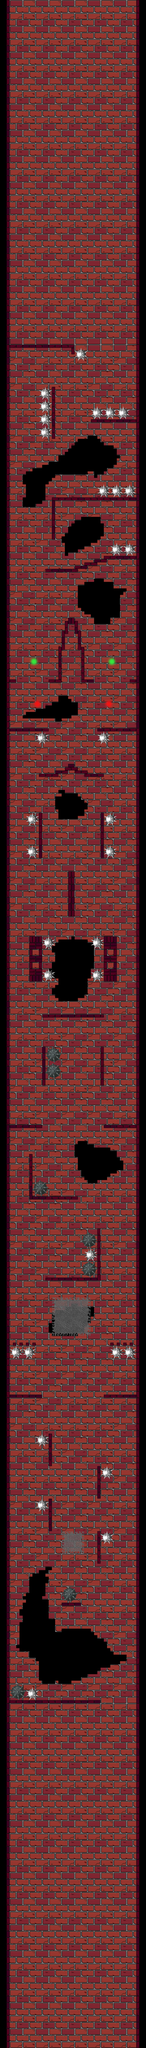

Below is a game level as drawn by its tile map, then a one-line description and the .tmx that defines it (tile-layer data replaced by summaries):
An orthogonal 45x630 tile map with 32x32 px tiles, 4 tile layers (background, walls, teleports, dead_things), 2 tilesets and 129 objects.

<map version="1.9" tiledversion="1.9.2" orientation="orthogonal" renderorder="right-down" width="45" height="630" tilewidth="32" tileheight="32" infinite="0" nextlayerid="20" nextobjectid="283">
 <tileset firstgid="1" source="map_sprite.tsx" />
 <tileset firstgid="1025" source="../map_sprite.tsx" />
 <layer id="16" name="background" width="45" height="630">
  <data>[28350 cells, 0 non-empty, 0 distinct tile ids]</data>
 </layer>
 <layer id="2" name="walls" width="45" height="630">
  <data>[28350 cells, 24235 non-empty, 135 distinct tile ids]</data>
 </layer>
 <layer id="3" name="teleports" width="45" height="630">
  <data>[28350 cells, 36 non-empty, 18 distinct tile ids]</data>
 </layer>
 <layer id="5" name="dead_things" width="45" height="630">
  <data>[28350 cells, 896 non-empty, 90 distinct tile ids]</data>
 </layer>
 <objectgroup id="6" name="walls">
  <object id="148" x="-128" y="0" width="224" height="20160" />
  <object id="149" x="1344" y="0" width="224" height="20160" />
 </objectgroup>
 <objectgroup id="7" name="walls_inside_tower">
  <object id="150" x="64" y="16736" width="928" height="32" />
  <object id="151" x="480" y="14752" width="32" height="320" />
  <object id="152" x="960" y="15072" width="32" height="320" />
  <object id="153" x="960" y="14432" width="32" height="320" />
  <object id="154" x="480" y="14112" width="32" height="320" />
  <object id="155" x="1024" y="13728" width="352" height="32" />
  <object id="156" x="64" y="13728" width="352" height="32" />
  <object id="157" x="128" y="13216" width="32" height="32" />
  <object id="158" x="192" y="13216" width="32" height="32" />
  <object id="159" x="256" y="13216" width="32" height="32" />
  <object id="160" x="320" y="13216" width="32" height="32" />
  <object id="161" x="1088" y="13216" width="32" height="32" />
  <object id="162" x="1152" y="13216" width="32" height="32" />
  <object id="163" x="1216" y="13216" width="32" height="32" />
  <object id="164" x="1280" y="13216" width="32" height="32" />
  <object id="165" x="448" y="12576" width="544" height="32" />
  <object id="166" x="960" y="12096" width="32" height="512" />
  <object id="167" x="288" y="11776" width="480" height="32" />
  <object id="168" x="288" y="11360" width="32" height="448" />
  <object id="169" x="64" y="11072" width="352" height="32" />
  <object id="170" x="1024" y="11072" width="352" height="32" />
  <object id="171" x="992" y="10304" width="32" height="384" />
  <object id="172" x="416" y="10304" width="32" height="384" />
  <object id="173" x="416" y="9984" width="608" height="32" />
  <object id="174" x="1024" y="9216" width="128" height="448" />
  <object id="175" x="288" y="9216" width="128" height="448" />
  <object id="176" x="672" y="8576" width="64" height="448" />
  <object id="177" x="384" y="8000" width="32" height="448" />
  <object id="178" x="992" y="8000" width="32" height="448" />
  <object id="179" x="384" y="7616" width="192" height="32" />
  <object id="180" x="544" y="7584" width="32" height="64" />
  <object id="181" x="544" y="7584" width="128" height="32" />
  <object id="182" x="640" y="7552" width="32" height="64" />
  <object id="183" x="640" y="7552" width="128" height="32" />
  <object id="184" x="672" y="7520" width="64" height="64" />
  <object id="185" x="736" y="7552" width="32" height="64" />
  <object id="186" x="736" y="7584" width="128" height="32" />
  <object id="187" x="832" y="7584" width="32" height="64" />
  <object id="189" x="832" y="7616" width="192" height="32" />
  <object id="190" x="960" y="7168" width="416" height="32" />
  <object id="191" x="64" y="7168" width="416" height="32" />
  <object id="192" x="64" y="6688" width="96" height="32" />
  <object id="193" x="1280" y="6688" width="96" height="32" />
  <object id="194" x="800" y="6688" width="128" height="32" />
  <object id="195" x="480" y="6688" width="128" height="32" />
  <object id="196" x="576" y="6368" width="32" height="352" />
  <object id="197" x="800" y="6368" width="32" height="352" />
  <object id="198" x="768" y="6368" width="64" height="32" />
  <object id="199" x="576" y="6368" width="64" height="32" />
  <object id="200" x="608" y="6208" width="32" height="192" />
  <object id="201" x="608" y="6208" width="64" height="32" />
  <object id="203" x="736" y="6208" width="64" height="32" />
  <object id="204" x="768" y="6208" width="32" height="192" />
  <object id="205" x="736" y="6112" width="32" height="128" />
  <object id="206" x="640" y="6112" width="32" height="128" />
  <object id="207" x="640" y="6112" width="128" height="32" />
  <object id="208" x="672" y="6080" width="64" height="64" />
  <object id="209" x="448" y="5600" width="320" height="32" />
  <object id="210" x="736" y="5568" width="128" height="32" />
  <object id="211" x="832" y="5536" width="32" height="64" />
  <object id="212" x="736" y="5568" width="32" height="64" />
  <object id="213" x="832" y="5536" width="128" height="32" />
  <object id="214" x="928" y="5504" width="32" height="64" />
  <object id="215" x="928" y="5504" width="128" height="32" />
  <object id="216" x="1024" y="5472" width="32" height="64" />
  <object id="217" x="1024" y="5472" width="352" height="32" />
  <object id="218" x="512" y="4896" width="32" height="416" />
  <object id="219" x="512" y="4896" width="864" height="32" />
  <object id="220" x="896" y="4128" width="480" height="32" />
  <object id="221" x="512" y="3808" width="32" height="512" />
  <object id="222" x="704" y="3392" width="32" height="96" />
  <object id="223" x="64" y="3392" width="672" height="32" />
  <object id="276" x="1056" y="16640" width="32" height="64">
   <properties>
    <property name="t" type="bool" value="false" />
   </properties>
  </object>
 </objectgroup>
 <objectgroup id="8" name="coins">
  <properties>
   <property name="tp" value="1" />
  </properties>
  <object id="224" x="608" y="4128" width="64" height="64" />
  <object id="225" x="256" y="5088" width="64" height="64" />
  <object id="227" x="320" y="6592" width="64" height="64" />
  <object id="228" x="1056" y="6592" width="64" height="64" />
  <object id="229" x="672" y="9120" width="64" height="64" />
  <object id="230" x="96" y="13152" width="64" height="64" />
  <object id="231" x="1280" y="13152" width="64" height="64" />
  <object id="232" x="672" y="15392" width="64" height="64" />
  <object id="279" x="768" y="15392" width="64" height="64" />
  <object id="280" x="352" y="12096" width="64" height="64" />
 </objectgroup>
 <objectgroup id="9" name="dead_things">
  <object id="235" x="736" y="3424" width="128" height="128" />
  <object id="236" x="896" y="4000" width="384" height="128" />
  <object id="237" x="384" y="3808" width="128" height="512" />
  <object id="238" x="960" y="4768" width="384" height="128" />
  <object id="239" x="1088" y="5344" width="256" height="128" />
  <object id="240" x="352" y="7200" width="128" height="128" />
  <object id="241" x="960" y="7200" width="128" height="128" />
  <object id="242" x="1024" y="8000" width="128" height="128" />
  <object id="243" x="1024" y="8320" width="128" height="128" />
  </objectgroup>
 <objectgroup id="10" name="moving_beams">
  <!-- 2 objects omitted --></objectgroup>
 <objectgroup id="11" name="walking_enemies">
  <!-- 1 objects omitted --></objectgroup>
 <objectgroup id="12" name="spins">
  <!-- 1 objects omitted --></objectgroup>
 <objectgroup id="13" name="body_parts_restorer">
  <!-- 3 objects omitted --></objectgroup>
 <objectgroup id="14" name="dragons" />
 <objectgroup id="15" name="hounter" />
 <objectgroup id="17" name="changing_pos_beams">
  <!-- 2 objects omitted --></objectgroup>
 <objectgroup id="18" name="spider_webs">
  <!-- 2 objects omitted --></objectgroup>
 <objectgroup id="19" name="teleports">
  <!-- 4 objects omitted --></objectgroup>
</map>
<!-- 35 of 129 objects omitted -->
